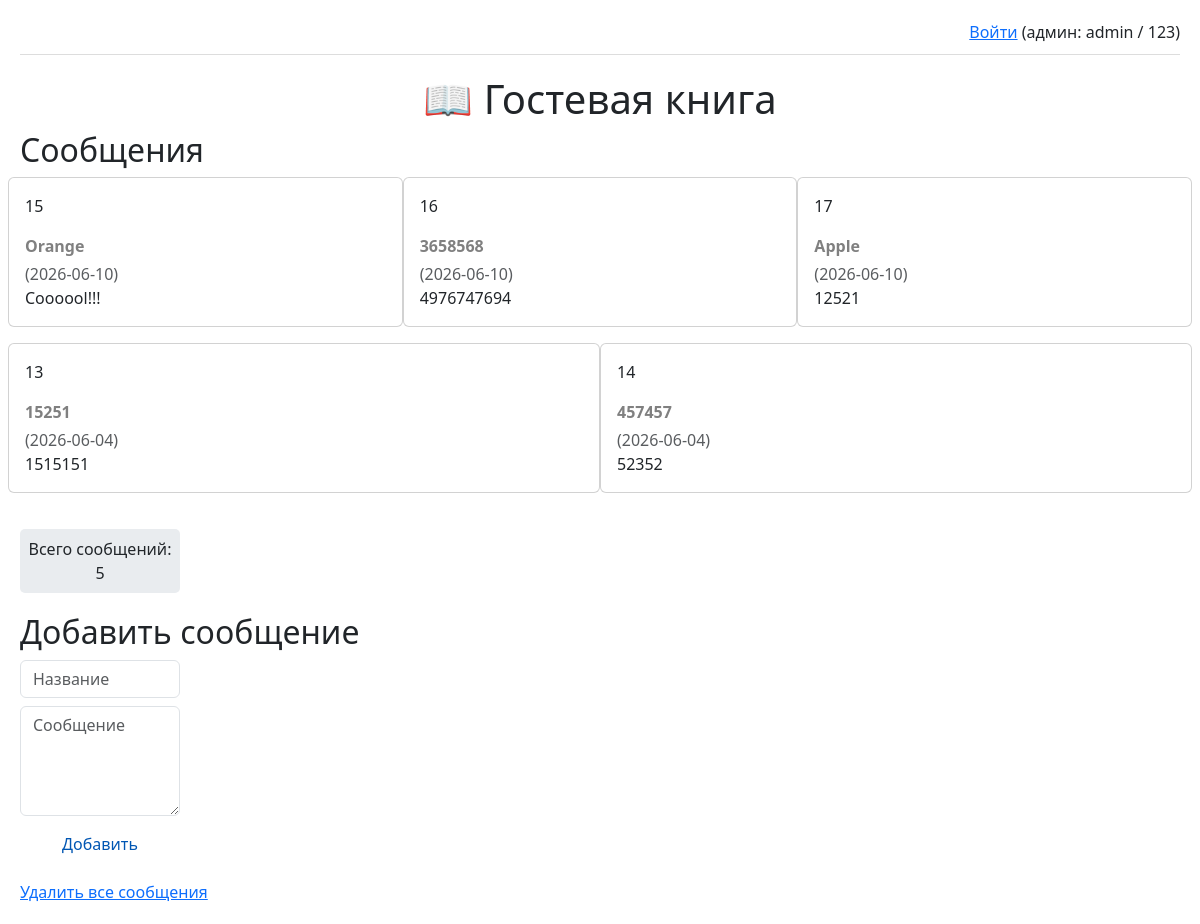
Before: / with the older database file.
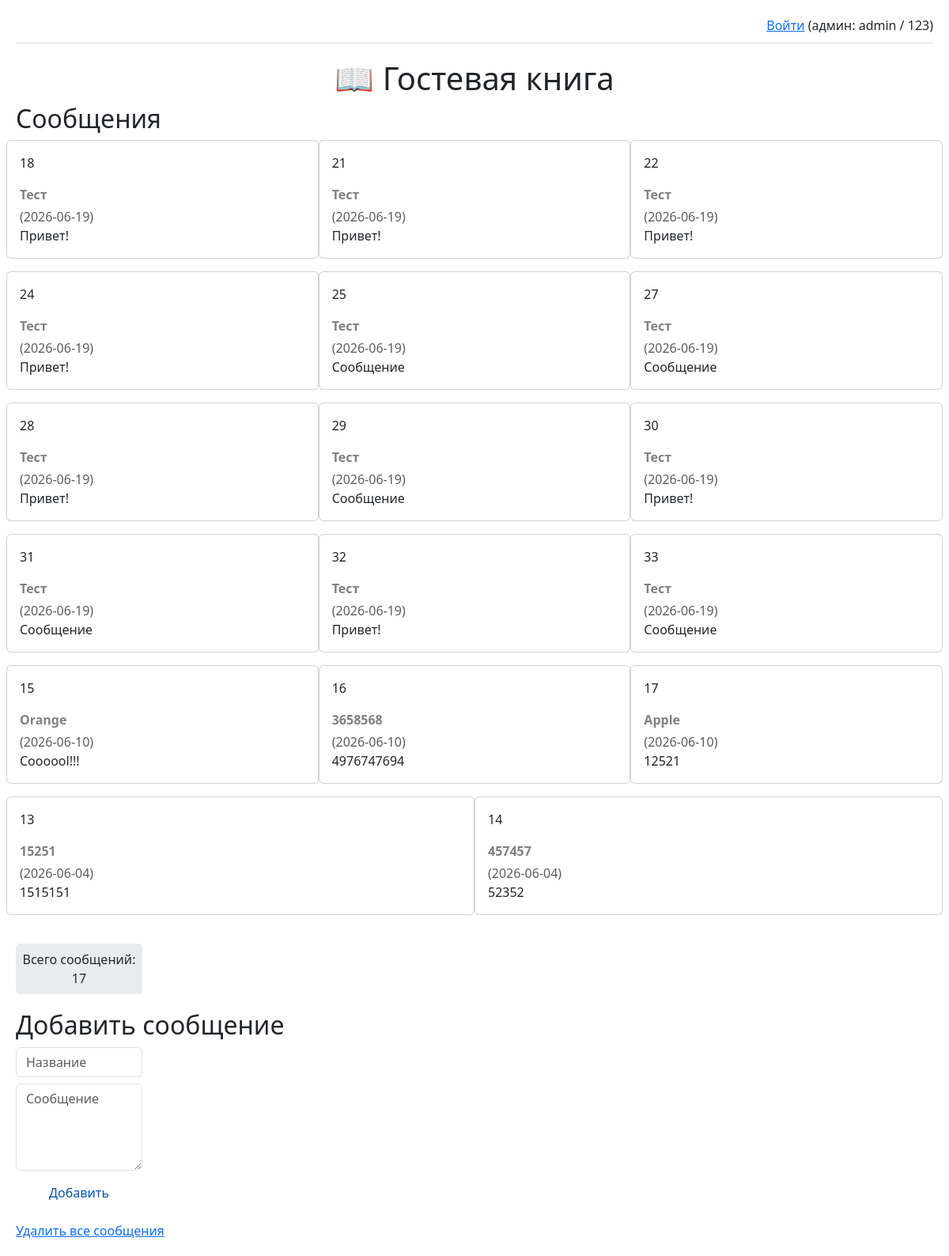
After: the same page with the newer database file.
### tables this page shows
CREATE TABLE messages (
            id INTEGER PRIMARY KEY AUTOINCREMENT,
            name TEXT NOT NULL,
            message TEXT NOT NULL,
            created_at DATE NOT NULL
        );

### guestbook/app.py (the view)
@app.route('/')
def index():
    messages = get_all_messages()
    total_count = get_message_count()
    today = date.today().isoformat()
    return render_template(
        'index.html', messages=messages, total_count=total_count, today=today,
        logged_in=session.get('logged_in', False),  # по умолчанию False
        username=session.get('username')  # имя пользователя или None
    )

### guestbook/database.py (called while the page is built)
def get_db_connection():
    conn = sqlite3.connect(DATABASE)
    conn.row_factory = sqlite3.Row
    return conn

def get_all_messages():
    conn = get_db_connection()
    messages = conn.execute(
        'SELECT * FROM messages ORDER BY created_at DESC'
    ).fetchall()
    conn.close()
    return messages

def get_message_count():
    conn = get_db_connection()
    cursor = conn.execute('SELECT COUNT(*) FROM messages')
    count = cursor.fetchone()[0]
    conn.close()
    return count

### guestbook/templates/index.html (shortened to what this page needs)
<!DOCTYPE html>
<html>
<head>
    <link rel="stylesheet" href="static/style.css" required>
    <link href="https://cdn.jsdelivr.net/npm/bootstrap@5.3.0/dist/css/bootstrap.min.css" rel="stylesheet" required>
</head>
<body>
    <div class="auth-links">
        {% if logged_in %}
            Вы вошли как <strong>{{ username }}</strong> |
            <a href="/logout">Выйти</a>
        {% else %}
            <a href="/login">Войти</a> (админ: admin / 123)
        {% endif %}
    </div>
    <h1>📖 Гостевая книга</h1>
    <h2>Сообщения</h2>
    {% if messages %}
        <div class="row justify-content-center">
        {% for msg in messages %}
        <div class="message {% if msg.created_at == today %}fresh{% endif %} card card-body mb-3 col-md-4">
            <p>{{ msg.id }}</p>
            <strong class="card-title">{{ msg.name }}</strong> <p class="card-subtitle text-muted">({{ msg.created_at }})</p>
            <p class="card-text">{{ msg.message }}</p>
        </div>
        {% endfor %}
        </div>
    {% else %}
        <p>Пока нет сообщений.</p>
    {% endif %}
    <p class="counter"> Всего сообщений: {{ total_count }}</p>
    <h2>Добавить сообщение</h2>
      <form method="POST" action="/add" class="add_message mb-3">
        <input class="form-control" type="text" name="name" placeholder="Название" required>
        <textarea class="form-control" type="text" name="message" rows=4 placeholder="Сообщение" required></textarea>
      <button type="submit">Добавить</button>
  </form>
  <a href="/delete_all/">Удалить все сообщения</a>
</body>
</html>

### guestbook/static/style.css (style rules this page uses)
body { font-family: Arial, sans-serif; background-color:dodgerblue; margin: 0; padding: 20px; }
h1 { text-align: center; color: #333; }
.message { border-bottom: 1px solid #ddd; padding: 10px 0; }
.message strong { color: gray; }
button { background-color: #ffffff; color: #0056b3; padding: 8px 15px; border: none; border-radius: 4px; cursor: pointer; }
.add_message { display: flex; flex-direction: column; gap: 8px; margin: 0 1000px 0 0; }
.counter { background-color: #e9ecef; padding: 8px; border-radius: 5px; text-align: center; margin: 20px 1000px 20px 0; }
.auth-links { text-align: right; margin-bottom: 20px; padding-bottom: 10px; border-bottom: 1px solid #ddd; }

Changed rows visible on the page:
added messages: id "18", name "Тест", created_at "2026-06-19", message "Привет!"
added messages: id "21", name "Тест", created_at "2026-06-19", message "Привет!"
added messages: id "22", name "Тест", created_at "2026-06-19", message "Привет!"
added messages: id "24", name "Тест", created_at "2026-06-19", message "Привет!"
added messages: id "25", name "Тест", created_at "2026-06-19", message "Сообщение"
added messages: id "27", name "Тест", created_at "2026-06-19", message "Сообщение"
added messages: id "28", name "Тест", created_at "2026-06-19", message "Привет!"
added messages: id "29", name "Тест", created_at "2026-06-19", message "Сообщение"
added messages: id "30", name "Тест", created_at "2026-06-19", message "Привет!"
added messages: id "31", name "Тест", created_at "2026-06-19", message "Сообщение"
added messages: id "32", name "Тест", created_at "2026-06-19", message "Привет!"
added messages: id "33", name "Тест", created_at "2026-06-19", message "Сообщение"
Other visible differences:
{{ total_count }}: "5" → "17"
